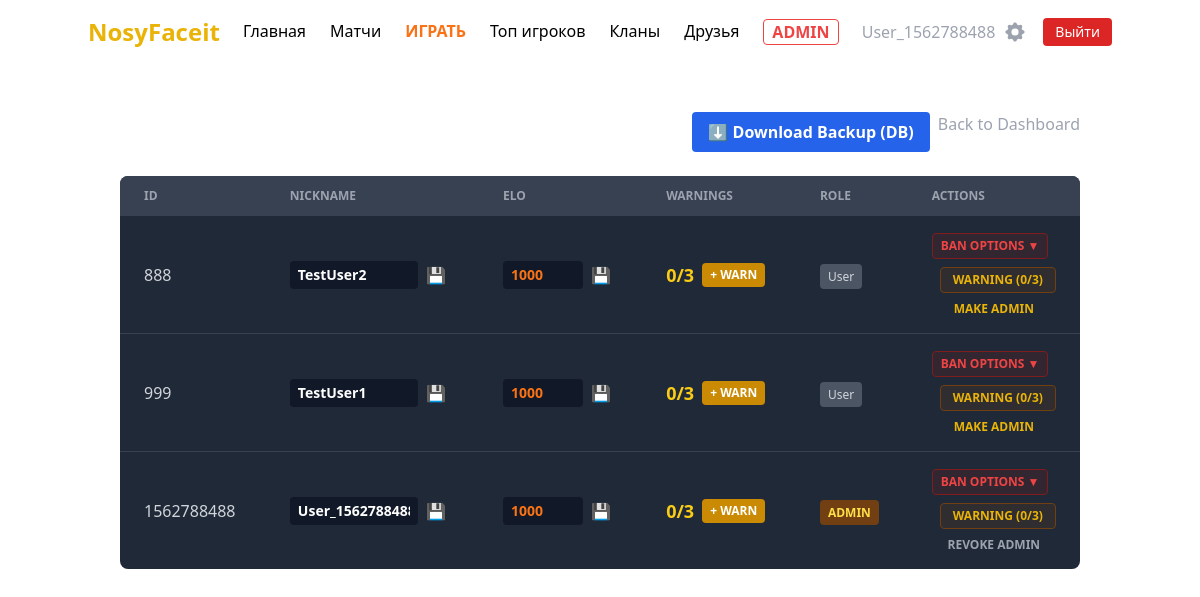
The page /admin/users (signed in) on the database its author committed.
### tables this page shows
CREATE TABLE users (
            user_id INTEGER PRIMARY KEY,
            game_id TEXT,
            nickname TEXT,
            elo INTEGER DEFAULT 1000,
            level INTEGER DEFAULT 4,
            matches INTEGER DEFAULT 0,
            wins INTEGER DEFAULT 0
        , is_banned INTEGER DEFAULT 0, ban_until DATETIME, missed_games INTEGER DEFAULT 0, is_vip INTEGER DEFAULT 0, vip_until DATETIME, is_admin INTEGER DEFAULT 0, avatar_url TEXT, steam_url TEXT, bio TEXT, ban_expiration INTEGER DEFAULT 0, warnings INTEGER DEFAULT 0);

### web/app.py (the view)
@app.route('/admin/users')
def admin_users():
    if not session.get('is_admin'): return redirect(url_for('index'))
    conn = get_db_connection()
    if not conn: return redirect(url_for('index'))
    cursor = conn.cursor()
    db.execute_query(cursor, 'SELECT * FROM users ORDER BY elo DESC')
    users = cursor.fetchall()
    conn.close()
    return render_template('admin/users.html', users=users)

### db.py (called while the page is built)
def get_db_connection():
    if IS_POSTGRES:
        try:
            conn = psycopg2.connect(DATABASE_URL, cursor_factory=DictCursor, sslmode='require')
        except psycopg2.OperationalError:
            conn = psycopg2.connect(DATABASE_URL, cursor_factory=DictCursor)
        conn.autocommit = False
        return PostgresConnectionWrapper(conn)
    else:
        basedir = os.path.dirname(os.path.abspath(__file__))
        db_path = os.path.join(basedir, 'database.db')
        conn = sqlite3.connect(db_path)
        conn.row_factory = sqlite3.Row
    return conn

def execute_query(cursor, sql, params=None):
    if IS_POSTGRES:
        sql = sql.replace('?', '%s')
        sql = sql.replace('INSERT OR REPLACE', 'INSERT') # Simple replacement, needs ON CONFLICT handling manually in specific queries
        sql = sql.replace('INTEGER PRIMARY KEY AUTOINCREMENT', 'SERIAL PRIMARY KEY')
    if params:
        cursor.execute(sql, params)
    else:
        cursor.execute(sql)
    return cursor

### web/app.py (called while the page is built, shortened)
def get_db_connection():
    try:
        import db as database_module
        return database_module.get_db_connection()
    except Exception as e:
        print(f"Error connecting to database: {e}")
        logging.error(f"Error connecting to database: {e}")
        g.db_connect_error = str(e)
        return None

@app.before_request
def check_ban():
    if not request.endpoint or 'static' in request.endpoint:
        return
    if 'user_id' in session:
        conn = get_db_connection()
        if conn:
            cursor = conn.cursor()
            db.execute_query(cursor, 'SELECT is_banned, is_admin, ban_expiration FROM users WHERE user_id = ?', (session['user_id'],))
            user = cursor.fetchone()
            conn.close()
            if user:
                session['is_admin'] = bool(user['is_admin'])

@app.teardown_appcontext
def close_connection(exception):
    db = getattr(g, '_database', None)
    if db is not None:
        db.close()

### web/templates/admin/users.html (shortened to what this page needs)
{% extends 'base.html' %}
{% block content %}
<div class="container mx-auto px-4 py-8">
    <div class="flex justify-between items-center mb-6">
        <h1 class="text-3xl font-bold text-white">Manage Users</h1>
        <div class="flex gap-2">
            <a href="{{ url_for('download_db') }}" class="bg-blue-600 hover:bg-blue-500 text-white px-4 py-2 rounded font-bold">
                ⬇️ Download Backup (DB)
            </a>
            <a href="{{ url_for('admin_dashboard') }}" class="text-gray-400 hover:text-white">Back to Dashboard</a>
        </div>
    </div>
    <div class="bg-gray-800 rounded-lg overflow-hidden">
        <div class="overflow-x-auto">
            <table class="w-full text-left text-gray-300">
                <thead class="bg-gray-700 text-xs uppercase text-gray-400">
                    <tr>
                        <th class="px-6 py-3">ID</th>
                        <th class="px-6 py-3">Nickname</th>
                        <th class="px-6 py-3">ELO</th>
                        <th class="px-6 py-3">Warnings</th>
                        <th class="px-6 py-3">Role</th>
                        <th class="px-6 py-3">Actions</th>
                    </tr>
                </thead>
                <tbody class="divide-y divide-gray-700">
                    {% for user in users %}
                    <tr class="hover:bg-gray-700" id="user-row-{{ user.user_id }}">
                        <td class="px-6 py-4">{{ user.user_id }}</td>
                        <td class="px-6 py-4 font-bold text-white">
                            <form action="{{ url_for('admin_edit_user', user_id=user.user_id) }}" method="POST" class="flex items-center gap-2">
                                <input type="text" name="nickname" value="{{ user.nickname }}" class="bg-gray-900 text-white px-2 py-1 rounded w-32 text-sm">
                                <button type="submit" class="text-blue-400 hover:text-blue-300">💾</button>
                            </form>
                        </td>
                        <td class="px-6 py-4">
                            <form action="{{ url_for('admin_edit_user', user_id=user.user_id) }}" method="POST" class="flex items-center gap-2">
                                <input type="number" name="elo" value="{{ user.elo }}" class="bg-gray-900 text-orange-500 px-2 py-1 rounded w-20 text-sm font-bold">
                                <button type="submit" class="text-blue-400 hover:text-blue-300">💾</button>
                            </form>
                        </td>
                        <td class="px-6 py-4">
                             <div class="flex items-center gap-2">
                                <span class="text-yellow-400 font-bold text-lg">{{ user.warnings or 0 }}/3</span>
                                <button onclick="addWarning('{{ user.user_id }}')" class="bg-yellow-600 hover:bg-yellow-500 text-white px-2 py-1 rounded text-xs uppercase font-bold" title="Выдать предупреждение">
                                    + Warn
                                </button>
                             </div>
                        </td>
                        <td class="px-6 py-4" id="role-cell-{{ user.user_id }}">
                            {% if user.is_admin %}
                                <span class="bg-yellow-900 text-yellow-300 py-1 px-2 rounded text-xs font-bold badge-admin">ADMIN</span>
                            {% else %}
                                <span class="bg-gray-600 text-gray-300 py-1 px-2 rounded text-xs badge-user">User</span>
                            {% endif %}
                        </td>
                        <td class="px-6 py-4 flex flex-col gap-2" id="actions-cell-{{ user.user_id }}">
                            {% if user.is_banned %}
                            <button onclick="handleToggleBan(this)"
                                data-user-id="{{ user.user_id }}"
                                data-is-banned="true"
                                class="text-xs font-bold uppercase text-green-500 hover:text-green-400 btn-ban">
                                Unban
                            </button>
                            {% else %}
                            <div class="relative group inline-block">
                                <button class="text-xs font-bold uppercase text-red-500 hover:text-red-400 btn-ban px-2 py-1 border border-red-900 rounded bg-red-900/20">
                                    Ban Options ▼
                                </button>
                            </div>
                            <button onclick="addWarning('{{ user.user_id }}')"
                                class="text-xs font-bold uppercase text-yellow-500 hover:text-yellow-400 px-2 py-1 border border-yellow-900 rounded bg-yellow-900/20 text-center ml-2">
                                Warning ({{ user.warnings or 0 }}/3)
                            </button>
                            {% endif %}
                            <button onclick="handleToggleAdmin(this)"
                                data-user-id="{{ user.user_id }}"
                                data-is-admin="{{ 'true' if user.is_admin else 'false' }}"
                                class="text-xs font-bold uppercase {{ 'text-gray-400 hover:text-gray-200' if user.is_admin else 'text-yellow-500 hover:text-yellow-400' }} btn-admin">
                                {{ 'Revoke Admin' if user.is_admin else 'Make Admin' }}
                            </button>
                        </td>
                    </tr>
                    {% endfor %}
                </tbody>
            </table>
        </div>
    </div>
</div>
{% endblock %}

### web/templates/base.html (shortened to what this page needs)
<!DOCTYPE html>
<html lang="ru">
<head>
    <script src="https://cdn.tailwindcss.com"></script>
</head>
<body class="bg-tg-bg text-tg-text font-sans">
    <nav class="bg-tg-secondary p-4">
        <div class="container mx-auto flex flex-col md:flex-row justify-between items-center gap-4">
            <a href="/" class="text-2xl font-bold text-yellow-500 mb-2 md:mb-0">NosyFaceit</a>
            <div class="flex flex-wrap justify-center gap-3 md:gap-6 text-sm md:text-base">
                <a href="/" class="hover:text-yellow-400 transition">Главная</a>
                <a href="/matches" class="hover:text-yellow-400 transition">Матчи</a>
                <a href="{{ url_for('play') }}" class="text-orange-500 font-bold hover:text-orange-400 animate-pulse transition">ИГРАТЬ</a>
                    <a href="/leaderboard" class="hover:text-yellow-400 transition">Топ игроков</a>
                    <a href="/clans" class="hover:text-yellow-400 transition">Кланы</a>
                    {% if session.get('user_id') %}
                    <a href="{{ url_for('friends_list') }}" class="hover:text-yellow-400 transition">Друзья</a>
                    {% endif %}
                    {% if session.get('is_admin') %}
                    <a href="{{ url_for('admin_dashboard') }}" class="text-red-500 font-bold border border-red-500 px-2 rounded hover:bg-red-500 hover:text-white transition">ADMIN</a>
                {% endif %}
            </div>
            <div class="flex items-center mt-2 md:mt-0">
                {% if session.get('user_id') %}
                    <a href="{{ url_for('settings') }}" class="flex items-center text-gray-400 hover:text-white mr-4 group transition">
                        <span class="mr-2 font-medium">{{ session.get('nickname') }}</span>
                    </a>
                    <a href="/logout" class="bg-red-600 hover:bg-red-700 text-white px-3 py-1 rounded text-sm transition">Выйти</a>
                {% else %}
                    <a href="/login" class="bg-tg-button hover:opacity-90 text-tg-button-text px-4 py-2 rounded font-bold transition">Войти</a>
                {% endif %}
            </div>
        </div>
    </nav>
    <div class="container mx-auto p-4">
        {% block content %}{% endblock %}
    </div>
</body>
</html>

### rows shown on the page
users: get "User_1562788488", user_id "1562788488", nickname "User_1562788488", elo "1000", warnings "0", shows "ADMIN", is_admin "REVOKE ADMIN"
users: user_id "888", nickname "TestUser2", elo "1000", warnings "0", is_admin "MAKE ADMIN"
users: user_id "999", nickname "TestUser1", elo "1000", warnings "0", is_admin "MAKE ADMIN"
